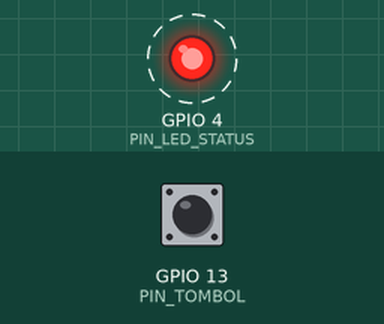
This sketch was run on a simulated ESP32. Parts: output pins drawn as LEDs (lit = HIGH). Dashed ring = blinking. Inputs (shaded band) come from the test bench; at power-on: GPIO 13 (PIN_TOMBOL) HIGH. What the sketch prints to the serial monitor is not drawn.

Above: at 6.8 s.
6.9 s: GPIO 13 (PIN_TOMBOL) pulled LOW for 2.6 s
Timing chart, 0 to 17.0 s (numbered marks = the images above; inputs shaded):
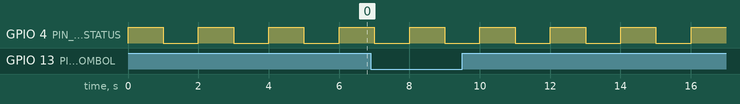

The sketch:

modul08_jebakan_delay.ino
```cpp
// Modul 8 - Praktik 1 (bagian A): jebakan delay()
// Rangkaian sama dengan Kemenangan Cepat: LED status di D4, tombol di D13.
// LED berkedip dengan delay(). Tekan tombol 5 kali dengan tempo santai: berapa yang tercatat?

const int PIN_LED_STATUS = 4;
const int PIN_TOMBOL = 13;

int jumlahTekan = 0;
int jumlahPutaran = 0;

void setup() {
  Serial.begin(115200);
  pinMode(PIN_LED_STATUS, OUTPUT);
  pinMode(PIN_TOMBOL, INPUT_PULLUP);
  Serial.println("Praktik 1A - versi delay(): tekan tombol 5 kali, lalu hitung yang tercatat.");
}

void loop() {
  jumlahPutaran++;

  digitalWrite(PIN_LED_STATUS, HIGH);
  delay(1000);  // ESP32 menunggu 1 detik tanpa melakukan apa pun
  digitalWrite(PIN_LED_STATUS, LOW);
  delay(1000);  // menunggu 1 detik lagi

  // Tombol hanya diperiksa di sini: sekali setiap 2 detik!
  if (digitalRead(PIN_TOMBOL) == LOW) {
    jumlahTekan++;
    Serial.println("Tombol terbaca ditekan!");
  }

  Serial.print("Putaran loop() ke-");
  Serial.print(jumlahPutaran);
  Serial.print(" selesai pada detik ke-");
  Serial.print(millis() / 1000);
  Serial.print(". Tombol tercatat: ");
  Serial.print(jumlahTekan);
  Serial.println(" kali.");
}
```

Measured:
- by itself, GPIO 4 (PIN_LED_STATUS): alternates HIGH for 1.0 s and LOW for 1.0 s
